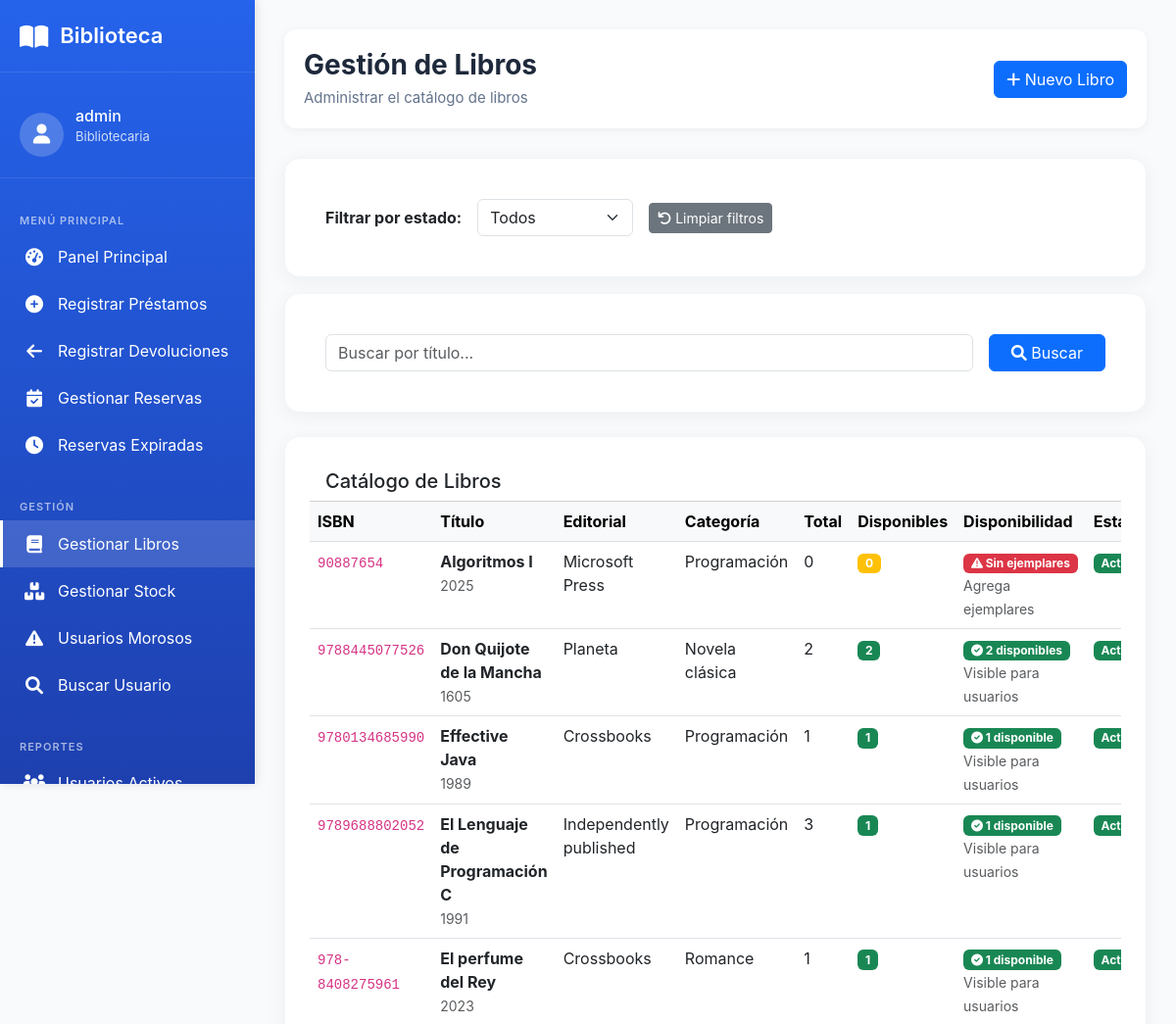
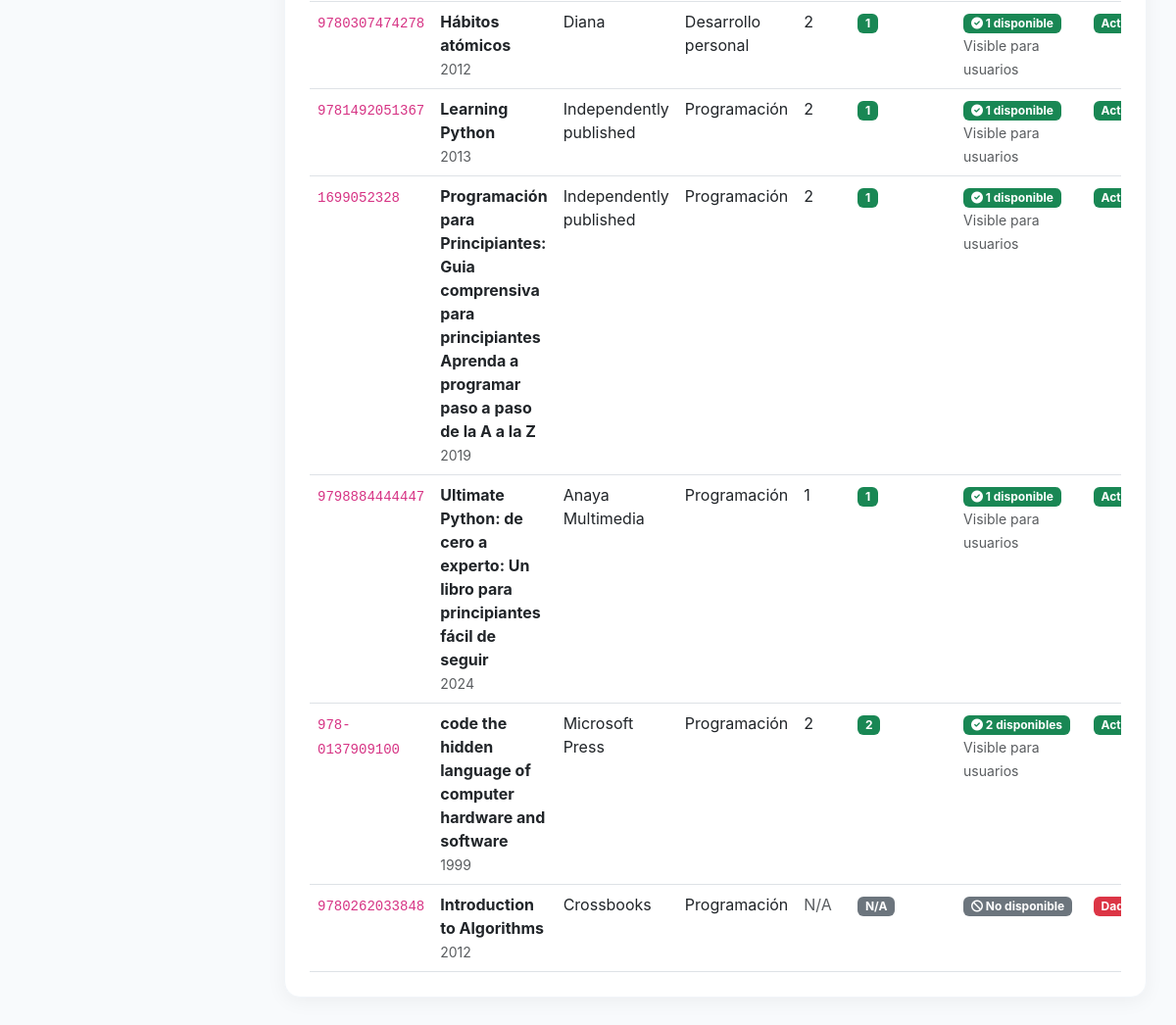
The page /catalogo/gestion/libros/ (signed in) on the database its author committed (2 pictures, top to bottom).
### catalogo/models.py (models this page shows, shortened)
class Libro(models.Model):
    activo = models.BooleanField(default=True, verbose_name="Activo")
    """Libros del catálogo"""
    isbn = models.CharField(
        max_length=20,
        unique=True,
        verbose_name="ISBN"
    )
    titulo = models.CharField(
        max_length=200,
        verbose_name="Título"
    )
    anio_publicacion = models.IntegerField(
        blank=True,
        null=True,
        verbose_name="Año de publicación"
    )
    descripcion = models.TextField(
        blank=True,
        null=True,
        verbose_name="Descripción / Sinopsis",
        help_text="Breve descripción o sinopsis del libro"
    )
    editorial = models.ForeignKey(
        Editorial,
        on_delete=models.PROTECT,
        verbose_name="Editorial"
    )
    categoria = models.ForeignKey(
        Categoria,
        on_delete=models.PROTECT,
        verbose_name="Categoría"
    )
    autores = models.ManyToManyField(
        Autor,
        through='LibroAutor',
        verbose_name="Autores"
    )
    imagen = models.ImageField(
        upload_to='libros/',
        blank=True,
        null=True,
        verbose_name="Imagen de tapa"
    )
    cantidad_total = models.IntegerField(
        default=0,
        verbose_name="Total de ejemplares"
    )
    inventario_disponible = models.IntegerField(
        default=0,
        verbose_name="Ejemplares disponibles"
    )
    class Meta:
        verbose_name = "Libro"
        verbose_name_plural = "Libros"

class Editorial(models.Model):
    nombre = models.CharField(
        max_length=100,
        unique=True,
        verbose_name="Nombre de la editorial"
    )
    class Meta:
        verbose_name = "Editorial"
        verbose_name_plural = "Editoriales"

class Categoria(models.Model):
    nombre = models.CharField(
        max_length=100,
        unique=True,
        verbose_name="Nombre de la categoría"
    )
    class Meta:
        verbose_name = "Categoría"
        verbose_name_plural = "Categorías"
        ordering = ['nombre']

### catalogo/views.py (the view)
# urls.py: path('gestion/libros/', views.gestionar_libros, name='gestionar_libros'),
@staff_member_required
def gestionar_libros(request):
    libros = Libro.objects.all().select_related('editorial', 'categoria').order_by('-activo', 'titulo')
    filtro = request.GET.get('filtro', '')
    if filtro == 'activos':
        libros = libros.filter(activo=True)
    elif filtro == 'inactivos':
        libros = libros.filter(activo=False)
    search = request.GET.get('search', '')
    if search:
        libros = libros.filter(titulo__icontains=search)
    for libro in libros:
        libro.ejemplares_disponibles_count = Ejemplar.objects.filter(
            libro=libro,
            disponibilidad='DISPONIBLE'
        ).count()
        libro.tiene_ejemplares_disponibles = libro.ejemplares_disponibles_count > 0
        if libro.inventario_disponible != libro.ejemplares_disponibles_count:
            libro.inventario_disponible = libro.ejemplares_disponibles_count
            libro.save()
    context = {
        'libros': libros,
        'search': search,
        'filtro': filtro,
    }
    return render(request, 'bibliotecario/libros_lista.html', context)

### templates/bibliotecario/libros_lista.html (shortened to what this page needs)
{% extends 'base/menu_bibliotecario.html' %}
{% block main_content %}
<div class="content-header">
    <div class="page-title">
        <h1>Gestión de Libros</h1>
        <p>Administrar el catálogo de libros</p>
    </div>
    <div>
        <a href="{% url 'libro_crear' %}" class="btn btn-primary">
            <i class="fas fa-plus"></i> Nuevo Libro
        </a>
    </div>
</div>
<div class="card mb-3">
    <div class="card-body">
        <form method="get" class="row g-3 align-items-center">
            <div class="col-auto">
                <label class="fw-bold">Filtrar por estado:</label>
            </div>
            <div class="col-auto">
                <select name="filtro" class="form-select" onchange="this.form.submit()" style="width: auto;">
                    <option value="" {% if not filtro %}selected{% endif %}>Todos</option>
                </select>
            </div>
            <div class="col-auto">
                <a href="{% url 'gestionar_libros' %}" class="btn btn-sm btn-secondary">
                    <i class="fas fa-undo"></i> Limpiar filtros
                </a>
            </div>
        </form>
    </div>
</div>
<div class="card mb-4">
    <div class="card-body">
        <form method="get" class="row g-3">
            <div class="col-md-10">
                <input type="text" name="search" class="form-control"
                       placeholder="Buscar por título..."
                       value="{{ search }}">
            </div>
            <div class="col-md-2">
                <button type="submit" class="btn btn-primary w-100">
                    <i class="fas fa-search"></i> Buscar
                </button>
            </div>
        </form>
    </div>
</div>
<div class="card">
    <div class="card-header bg-white">
        <h5 class="mb-0">Catálogo de Libros</h5>
    </div>
    <div class="card-body p-0">
        <div class="table-responsive">
            <table class="table table-hover mb-0">
                <thead class="table-light">
                    <tr>
                        <th>ISBN</th>
                        <th>Título</th>
                        <th>Editorial</th>
                        <th>Categoría</th>
                        <th>Total</th>
                        <th>Disponibles</th>
                        <th>Disponibilidad</th>
                        <th>Estado</th>
                    </tr>
                </thead>
                <tbody>
                    {% for libro in libros %}
                    <tr>
                        <td><code>{{ libro.isbn }}</code></td>
                        <td>
                            <strong>{{ libro.titulo }}</strong><br>
                            <small class="text-muted">{{ libro.anio_publicacion }}</small>
                        </td>
                        <td>{{ libro.editorial.nombre }}</td>
                        <td>{{ libro.categoria.nombre }}</td>
                        <td>
                            {% if libro.activo %}
                                {{ libro.cantidad_total|default:"0" }}
                            {% else %}
                                <span class="text-muted">N/A</span>
                            {% endif %}
                        </td>
                        <td>
                            {% if libro.activo %}
                                {% if libro.ejemplares_disponibles_count > 0 %}
                                    <span class="badge bg-success">{{ libro.ejemplares_disponibles_count }}</span>
                                {% else %}
                                    <span class="badge bg-warning">0</span>
                                {% endif %}
                            {% else %}
                                <span class="badge bg-secondary">N/A</span>
                            {% endif %}
                        </td>
                        <td>
                            {% if libro.activo and libro.ejemplares_disponibles_count > 0 %}
                                <span class="badge bg-success">
                                    <i class="fas fa-check-circle"></i> {{ libro.ejemplares_disponibles_count }} disponible{% if libro.ejemplares_disponibles_count != 1 %}s{% endif %}
                                </span>
                                <br>
                                <small class="text-muted">Visible para usuarios</small>
                            {% elif libro.activo and libro.ejemplares_disponibles_count == 0 %}
                                <span class="badge bg-danger">
                                    <i class="fas fa-exclamation-triangle"></i> Sin ejemplares
                                </span>
                                <br>
                                <small class="text-muted">Agrega ejemplares</small>
                            {% else %}
                                <span class="badge bg-secondary">
                                    <i class="fas fa-ban"></i> No disponible
                                </span>
                            {% endif %}
                        </td>
                        <td>
                            {% if libro.activo %}
                                <span class="badge bg-success">Activo</span>
                            {% else %}
                                <span class="badge bg-danger">Dado de baja</span>
                            {% endif %}
                        </td>
                    </tr>
                    {% endfor %}
                </tbody>
            </table>
        </div>
    </div>
</div>
{% endblock %}

### templates/base/menu_bibliotecario.html (shortened to what this page needs)
<!DOCTYPE html>
<html lang="es">
<head>
    <link href="https://cdn.jsdelivr.net/npm/bootstrap@5.3.0-alpha1/dist/css/bootstrap.min.css" rel="stylesheet">
    <link rel="stylesheet" href="https://cdnjs.cloudflare.com/ajax/libs/font-awesome/6.0.0/css/all.min.css">
</head>
<body>
    <div class="sidebar">
        <div class="sidebar-header">
            <div class="logo">
                <i class="fas fa-book-open"></i>
                <span>Biblioteca</span>
            </div>
        </div>
        <div class="user-info">
            <div class="user-avatar">
                <i class="fas fa-user"></i>
            </div>
            <div class="user-details">
                <h4>{{ user.get_full_name|default:user.username }}</h4>
                <p>Bibliotecaria</p>
            </div>
        </div>
        <div class="menu-section">MENÚ PRINCIPAL</div>
        <ul class="sidebar-menu">
            <li class="menu-item" id="menu-dashboard">
                <a href="{% url 'dashboard_bibliotecario' %}">
                    <i class="fas fa-tachometer-alt"></i>
                    <span>Panel Principal</span>
                </a>
            </li>
            <li class="menu-item" id="menu-prestamo">
                <a href="{% url 'prestamo_nuevo_bibliotecario' %}">
                    <i class="fas fa-plus-circle"></i>
                    <span>Registrar Préstamos</span>
                </a>
            </li>
            <li class="menu-item" id="menu-devolucion">
                <a href="{% url 'registrar_devolucion' %}">
                    <i class="fas fa-arrow-left"></i>
                    <span>Registrar Devoluciones</span>
                </a>
            </li>
            <li class="menu-item" id="menu-reservas">
                <a href="{% url 'gestionar_reservas' %}">
                    <i class="fas fa-calendar-check"></i>
                    <span>Gestionar Reservas</span>
                </a>
            </li>
            <li class="menu-item" id="menu-reservas-expiradas">
                <a href="{% url 'reporte_reservas_expiradas' %}">
                    <i class="fas fa-clock"></i>
                    <span>Reservas Expiradas</span>
                </a>
            </li>
        </ul>
        <div class="menu-section">GESTIÓN</div>
        <ul class="sidebar-menu">
            <li class="menu-item" id="menu-libros">
                <a href="{% url 'gestionar_libros' %}">
                    <i class="fas fa-book"></i>
                    <span>Gestionar Libros</span>
                </a>
            </li>
            <li class="menu-item" id="menu-stock">
                <a href="{% url 'gestionar_ejemplares' %}">
                    <i class="fas fa-boxes"></i>
                    <span>Gestionar Stock</span>
                </a>
            </li>
            <li class="menu-item" id="menu-morosos">
                <a href="{% url 'gestionar_multas' %}">
                    <i class="fas fa-exclamation-triangle"></i>
                    <span>Usuarios Morosos</span>
                </a>
            </li>
            <li class="menu-item" id="menu-buscar-usuario">
                <a href="{% url 'buscar_usuario' %}">
                    <i class="fas fa-search"></i>
                    <span>Buscar Usuario</span>
                </a>
            </li>
        </ul>
        <div class="menu-section">REPORTES</div>
        <ul class="sidebar-menu">
            <li class="menu-item">
                <a href="{% url 'reporte_usuarios_activos' %}">
                    <i class="fas fa-users"></i>
                    <span>Usuarios Activos</span>
                </a>
            </li>
        </ul>
    </div>
    <div class="main-content">
        {% block main_content %}{% endblock %}
    </div>
</body>
</html>

### templates/base/menu_bibliotecario.html (style rules this page uses)
:root { --primary-blue: #2563eb; --dark-blue: #1e40af; --light-blue: #dbeafe; --text-dark: #1e293b; --text-light: #64748b; --sidebar-width: 260px; }
* { margin: 0; padding: 0; box-sizing: border-box; }
body { background-color: #f8fafc; font-family: 'Inter', -apple-system, BlinkMacSystemFont, sans-serif; color: var(--text-dark); display: flex; min-height: 100vh; }
.sidebar { width: var(--sidebar-width); background: linear-gradient(180deg, var(--primary-blue), var(--dark-blue)); color: white; height: 100vh; position: fixed; padding: 20px 0; transition: all 0.3s; box-shadow: 2px 0 10px rgba(0, 0, 0, 0.1); overflow-y: auto; }
.sidebar-header { padding: 0 20px 20px; border-bottom: 1px solid rgba(255, 255, 255, 0.1); margin-bottom: 20px; }
.logo { display: flex; align-items: center; gap: 12px; font-size: 22px; font-weight: 600; }
.logo i { font-size: 26px; }
.user-info { padding: 15px 20px; display: flex; align-items: center; gap: 12px; border-bottom: 1px solid rgba(255, 255, 255, 0.1); margin-bottom: 20px; }
.user-avatar { width: 45px; height: 45px; border-radius: 50%; background: rgba(255, 255, 255, 0.2); display: flex; align-items: center; justify-content: center; font-size: 20px; }
.user-details h4 { font-size: 16px; margin-bottom: 2px; }
.user-details p { font-size: 13px; opacity: 0.8; }
.sidebar-menu { list-style: none; padding: 0; }
.menu-item { padding: 12px 20px; transition: all 0.3s; border-left: 3px solid transparent; }
.menu-item.active { background: rgba(255, 255, 255, 0.15); border-left-color: white; }
.menu-item a { color: white; text-decoration: none; display: flex; align-items: center; gap: 12px; width: 100%; }
.menu-item i { font-size: 18px; width: 24px; text-align: center; }
.menu-section { font-size: 11px; text-transform: uppercase; letter-spacing: 1px; padding: 15px 20px 5px; opacity: 0.6; font-weight: 600; }
.main-content { flex: 1; margin-left: var(--sidebar-width); padding: 30px; width: calc(100% - var(--sidebar-width)); }
.content-header { display: flex; justify-content: space-between; align-items: center; margin-bottom: 30px; background: white; padding: 20px; border-radius: 12px; box-shadow: 0 2px 10px rgba(0,0,0,0.05); }
.page-title h1 { font-size: 28px; font-weight: 700; color: var(--text-dark); margin-bottom: 5px; }
.page-title p { color: var(--text-light); font-size: 15px; margin: 0; }
.card { background: white; border-radius: 16px; padding: 25px; box-shadow: 0 4px 20px rgba(0, 0, 0, 0.05); border: 1px solid #f1f5f9; transition: all 0.3s; }

### rows shown on the page
Libro: isbn "90887654", titulo "Algoritmos I", anio_publicacion "2025", editorial.nombre "Microsoft Press", categoria.nombre "Programación", cantidad_total "0", activo "0"
Libro: isbn "9788445077526", titulo "Don Quijote de la Mancha", anio_publicacion "1605", editorial.nombre "Planeta", categoria.nombre "Novela clásica", cantidad_total "2", ejemplares_disponibles_count "2", activo "Activo"
Libro: isbn "9780134685990", titulo "Effective Java", anio_publicacion "1989", editorial.nombre "Crossbooks", categoria.nombre "Programación", cantidad_total "1", ejemplares_disponibles_count "1", activo "Activo"
Libro: isbn "9789688802052", titulo "El Lenguaje de Programación C", anio_publicacion "1991", editorial.nombre "Independently published", categoria.nombre "Programación", cantidad_total "3", ejemplares_disponibles_count "1", activo "Activo"
Libro: isbn "978-8408275961", titulo "El perfume del Rey", anio_publicacion "2023", editorial.nombre "Crossbooks", categoria.nombre "Romance", cantidad_total "1", ejemplares_disponibles_count "1", activo "Activo"
Libro: isbn "9780307474278", titulo "Hábitos atómicos", anio_publicacion "2012", editorial.nombre "Diana", categoria.nombre "Desarrollo personal", cantidad_total "2", ejemplares_disponibles_count "1", activo "Activo"
Libro: isbn "9781492051367", titulo "Learning Python", anio_publicacion "2013", editorial.nombre "Independently published", categoria.nombre "Programación", cantidad_total "2", ejemplares_disponibles_count "1", activo "Activo"
Libro: isbn "1699052328", titulo "Programación para Principiantes: Guia comprensiva para principiantes Aprenda a programar paso a paso de la A a la Z", anio_publicacion "2019", editorial.nombre "Independently published", categoria.nombre "Programación", cantidad_total "2", ejemplares_disponibles_count "1", activo "Activo"
Libro: isbn "9798884444447", titulo "Ultimate Python: de cero a experto: Un libro para principiantes fácil de seguir", anio_publicacion "2024", editorial.nombre "Anaya Multimedia", categoria.nombre "Programación", cantidad_total "1", ejemplares_disponibles_count "1", activo "Activo"
Libro: isbn "978-0137909100", titulo "code the hidden language of computer hardware and software", anio_publicacion "1999", editorial.nombre "Microsoft Press", categoria.nombre "Programación", cantidad_total "2", ejemplares_disponibles_count "2", activo "Activo"
Libro: isbn "9780262033848", titulo "Introduction to Algorithms", anio_publicacion "2012", editorial.nombre "Crossbooks", categoria.nombre "Programación", activo "N/A"

### other values the page prints
{{ user.get_full_name|default:user.username }} "admin"
